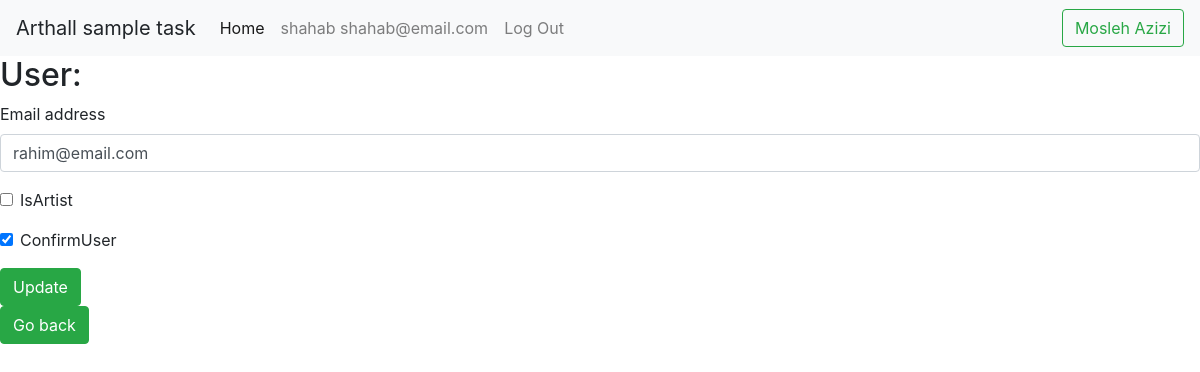
Page /user-update/2/update/ (signed in) on the committed database.
### accounts/models.py (models this page shows, shortened)
class CustomUser(AbstractUser):
    phone_number = PhoneNumberField()
    IsArtist = models.BooleanField(default=True)
    ConfirmUser = models.BooleanField(default=False)

### pages/views.py (the view, shortened to what this page needs)
# urls.py: path('user-update/<int:pk>/update/', UserUpdateView.as_view(), name='user_update'),
class UserUpdateView(LoginRequiredMixin, UpdateView):
    model = CustomUser
    template_name = 'pages/user_update.html'
    fields = ('email', 'IsArtist', 'ConfirmUser',)

### templates/pages/user_update.html (shortened to what this page needs)
{% extends '_base.html' %}
{% load crispy_forms_tags %}
    {% block content %}
        <h2>User:</h2>
        <form method="post">
            {{ form|crispy }}
            <input type="submit" class="btn btn-success" value="Update"></br>
        </form>
        <a href="{{request.META.HTTP_REFERER}}" class='btn btn-success'>Go back</a>
    {% endblock content %}

### templates/_base.html (shortened to what this page needs)
<!doctype html>
<html lang="en">
  <head>
    <link rel="stylesheet" href="https://cdn.jsdelivr.net/npm/bootstrap@4.0.0/dist/css/bootstrap.min.css"
>
  </head>
  <body>
    <nav class="navbar navbar-expand-lg navbar-light bg-light">
        <a class="navbar-brand" >Arthall sample task</a>
        <div class="collapse navbar-collapse" id="navbarSupportedContent">
            <ul class="navbar-nav mr-auto">
                <li class="nav-item active">
                <a class="nav-link" href="{% url "home" %}">Home <span class="sr-only">(current)</span></a>
                </li>
                <li class="nav-item">
                    {% if user.is_authenticated %}
                        <li><a class="nav-link">{{user.username}} {{user.email}}</a></li>
                        <li><a class="nav-link" href="{% url "account_logout" %}">Log Out</a></li>
                    {% else %}
                        <li><a class="nav-link" href="{% url "account_login" %}">Log In</a></li>
                        <li><a class="nav-link" href="{% url "account_signup" %}">Sign Up</a></li>
                    {% endif %}
                </li>
            </ul>
            <form class="form-inline my-2 my-lg-0">
                <p class="btn btn-outline-success my-2 my-sm-0">Mosleh Azizi</p>
            </form>
        </div>
    </nav>
    {% block content %}
    {% endblock content %}
  </body>
</html>

### rows in the picture
CustomUser: username "shahab", email "shahab@email.com"
CustomUser: email "rahim@email.com", ConfirmUser "☑"
